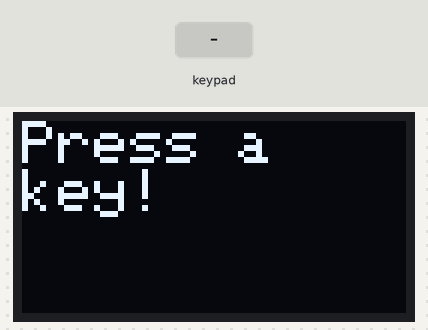
A sketch run on a simulated ESP32. On the bench: 128×64 one-colour display. Inputs (shaded band) come from the test bench. What the sketch prints to the serial monitor is not drawn.

Above: at 1.2 s.
1.3 s: keypad keys 1 3 1 2 1 4 2 7 # pressed 0.4 s apart
At 4.9 s:
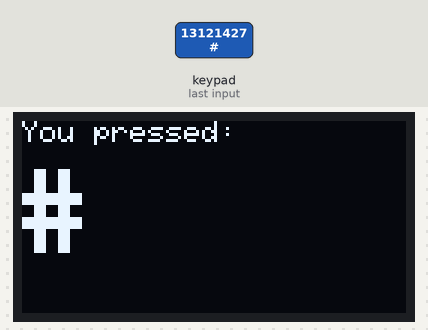
6.4 s: key 'A' pressed
At 7.4 s:
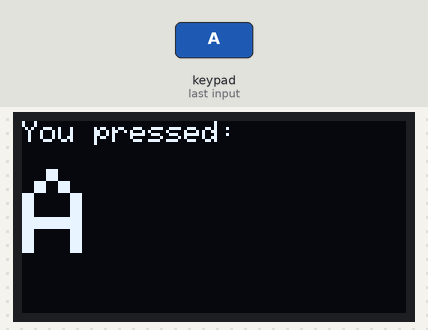
7.9 s: key 'B' pressed
At 8.6 s:
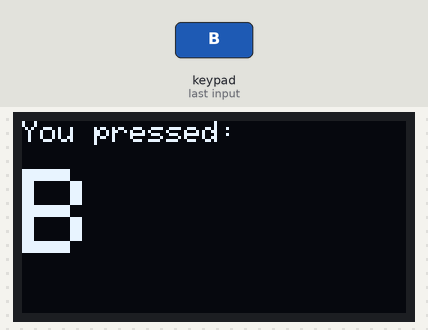
9.4 s: keypad keys 1 3 1 2 1 4 2 7 D pressed 0.4 s apart
At 13.4 s:
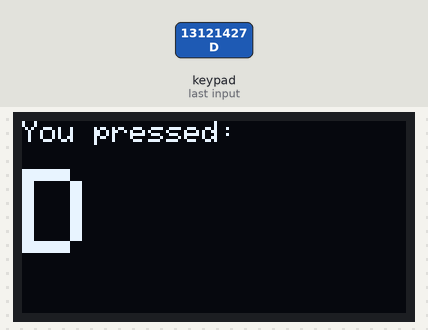
14.5 s: key 'C' pressed
At 15.7 s:
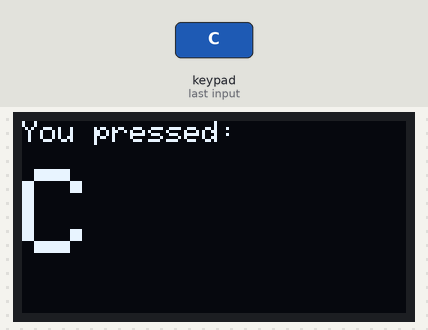
16.0 s: keypad keys 2 6 2 5 3 3 3 2 * pressed 0.4 s apart
At 18.4 s:
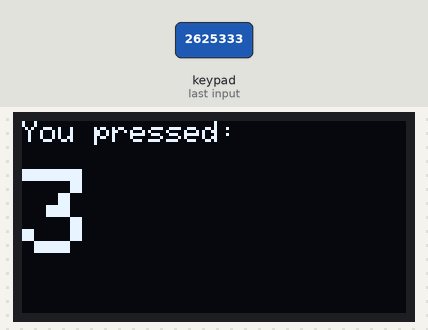
Timing chart, 0 to 19.9 s (numbered marks = the images above; inputs shaded):
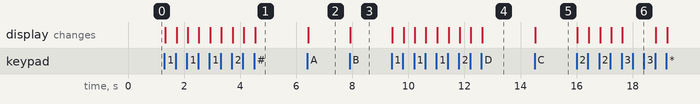

The sketch:

C2_Star_Clears.ino
```cpp
// ---------- LIBRARIES ----------
// These lines load the ready-made code you installed in Step 3
#include <Wire.h>
#include <Adafruit_GFX.h>
#include <Adafruit_SSD1306.h>
#include <Keypad.h>

// ---------- OLED SETUP ----------
#define SCREEN_WIDTH 128
#define SCREEN_HEIGHT 64
Adafruit_SSD1306 display(SCREEN_WIDTH, SCREEN_HEIGHT, &Wire, -1);

// ---------- KEYPAD SETUP ----------
const byte ROWS = 4;
const byte COLS = 4;

// The layout of the buttons on your keypad
char keys[ROWS][COLS] = {
  {'1','2','3','A'},
  {'4','5','6','B'},
  {'7','8','9','C'},
  {'*','0','#','D'}
};

// ESP32 pins connected to the keypad's rows and columns
byte rowPins[ROWS] = {13, 12, 14, 27};
byte colPins[COLS] = {26, 25, 33, 32};

// Create the keypad using everything above
Keypad keypad = Keypad(makeKeymap(keys), rowPins, colPins, ROWS, COLS);

void setup() {
  Serial.begin(115200);

  // Start the OLED. 0x3C is the display's address - keep it as it is.
  if (!display.begin(SSD1306_SWITCHCAPVCC, 0x3C)) {
    Serial.println("OLED not found");
    while (true);   // stop here if the display is not working
  }

  display.clearDisplay();
  display.setTextSize(2);              // bigger text, easier to read
  display.setTextColor(SSD1306_WHITE);
  display.setCursor(0, 0);
  display.println("Press a");
  display.println("key!");
  display.display();
}

void loop() {
  char key = keypad.getKey();   // check if a key is pressed

  // CHALLENGE 2: * clears the screen and starts again
  if (key == '*') {
    display.clearDisplay();
    display.setTextSize(2);
    display.setCursor(0, 0);
    display.println("Press a");
    display.println("key!");
    display.display();
  }
  else if (key) {               // any other key...
    Serial.println(key);        // also show it on the computer (for testing)

    display.clearDisplay();     // clear the old screen
    display.setCursor(0, 0);
    display.setTextSize(1);     // small label
    display.println("You pressed:");
    display.setCursor(0, 16);   // row 16: below the yellow strip
    display.setTextSize(4);     // make the key very big
    display.println(key);
    display.display();          // update the screen
  }
}
```

Measured:
- after the input at 1.3 s, the display: first changes at once (image 1 shows a later state)
- after the input at 6.4 s, the display: changes at once (image 2)
- after the input at 7.9 s, the display: changes at once (image 3)
- after the input at 9.4 s, the display: first changes at once (image 4 shows a later state)
- after the input at 14.5 s, the display: changes at once (image 5)
- after the input at 16.0 s, the display: first changes at once (image 6 shows a later state)
